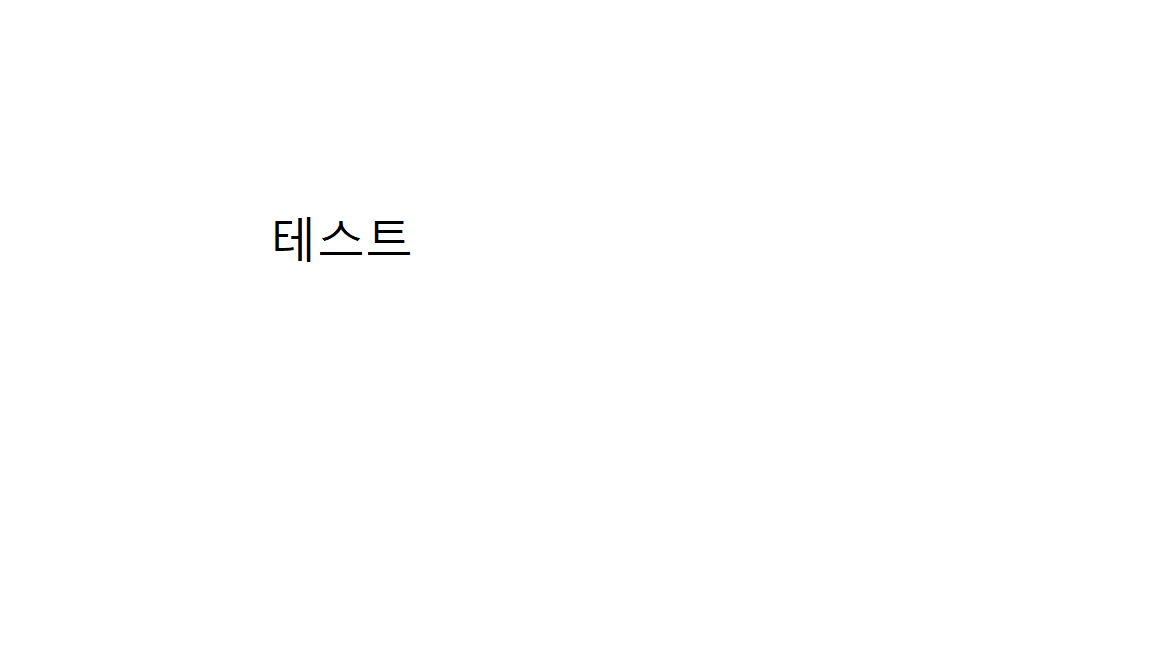
#> input picture test.png, 1152 x 648 px
$ python -i 02_test_onepage.py   (imports and definitions only)
#> lines starting #> are read from the running program, lines starting #| are printed output that depends on the picture; after the words box and inside, x2 and y2 are one past the last pixel; in counts of white or black regions, pixels touching at a corner belong together
#> further down, picture is the input picture: shape (648, 1152, 3); mean B, G, R 254.6, 254.6, 254.6
import os
import logging
import fitz
import cv2
import numpy as np
from PIL import Image
import pandas as pd
from openpyxl import Workbook
from openpyxl.styles import PatternFill, Font
import time
import gc

# 로깅 설정
# [5 lines not run here, left out]
logger = logging.getLogger(__name__)

class PDFHighlightAnalyzer:
    def __init__(self):
        """초기화"""
        logger.info("PDFHighlightAnalyzer 초기화 시작")
        try:
            # 색상 범위 정의 (HSV)
            self.color_ranges = {
                'yellow': [(20, 60, 60), (45, 255, 255)],
                'green': [(35, 60, 60), (85, 255, 255)],
                'blue': [(95, 60, 60), (145, 255, 255)]
            }
            logger.info("색상 범위 정의 완료")

        except Exception as e:
            logger.error(f"초기화 중 오류 발생: {str(e)}", exc_info=True)
            raise

    def detect_tables(self, image):
        """OpenCV를 사용한 표 감지"""
        try:
            # 그레이스케일 변환 및 이진화
            gray = cv2.cvtColor(image, cv2.COLOR_BGR2GRAY)
            thresh = cv2.threshold(gray, 0, 255, cv2.THRESH_BINARY_INV + cv2.THRESH_OTSU)[1]
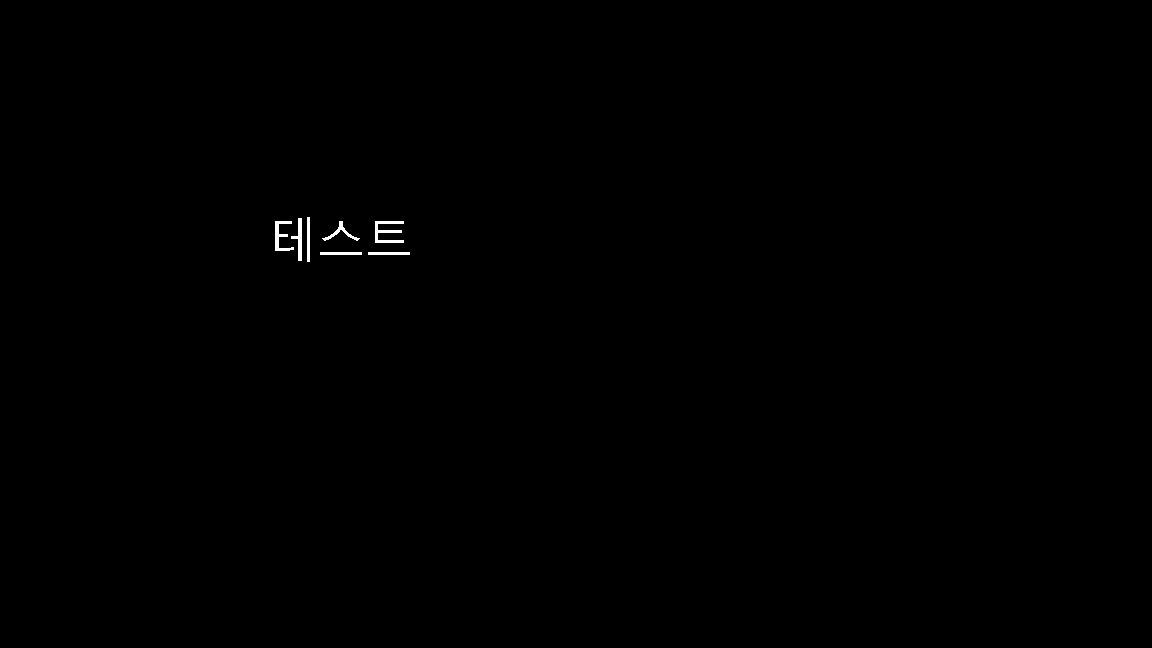
#> thresh: shape (648, 1152); 0.17% white; 7 white regions, largest, box (x1, y1, x2, y2) and area: (375, 221, 404, 243) 294, (275, 221, 294, 251) 230, (291, 218, 302, 261) 193

            # 수평/수직 선 감지
            horizontal_kernel = cv2.getStructuringElement(cv2.MORPH_RECT, (40,1))
            vertical_kernel = cv2.getStructuringElement(cv2.MORPH_RECT, (1,40))

            horizontal_lines = cv2.morphologyEx(thresh, cv2.MORPH_OPEN, horizontal_kernel)
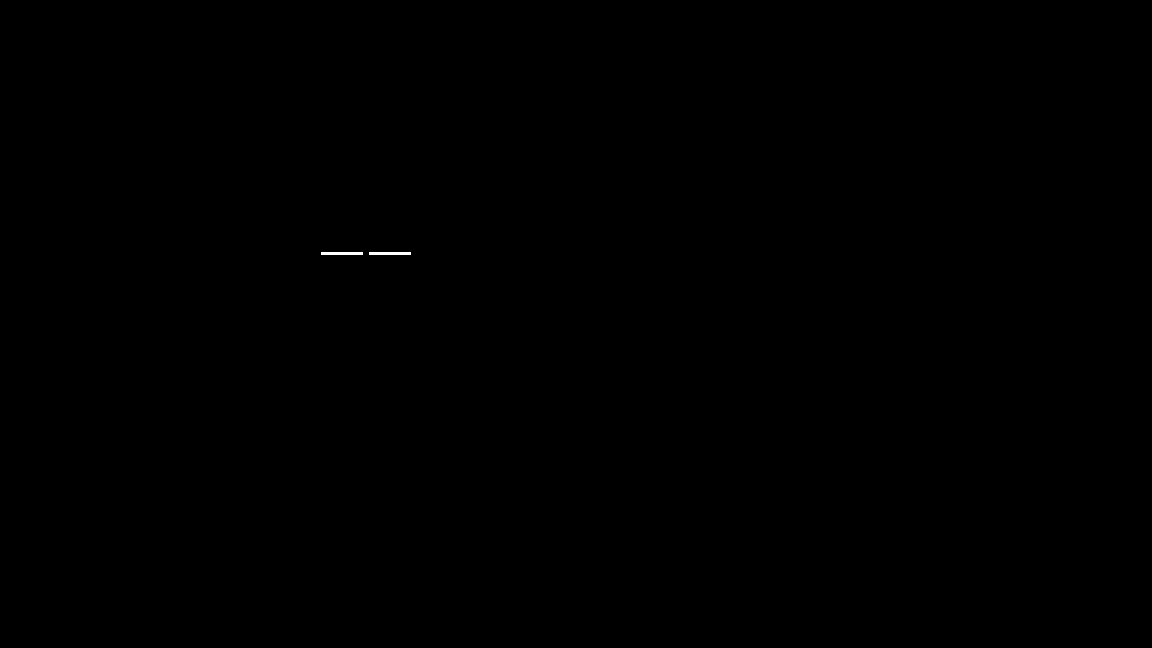
#> horizontal_lines: shape (648, 1152); 0.03% white; 2 white regions, box (x1, y1, x2, y2) and area: (321, 252, 363, 255) 126, (369, 252, 411, 255) 126
            vertical_lines = cv2.morphologyEx(thresh, cv2.MORPH_OPEN, vertical_kernel)
#> vertical_lines: shape (648, 1152); 0.04% white; 2 white regions, box (x1, y1, x2, y2) and area: (298, 219, 302, 262) 172, (307, 218, 310, 263) 135

            # 표 영역 찾기
            table_mask = cv2.add(horizontal_lines, vertical_lines)
#> table_mask: shape (648, 1152); 0.07% white; 4 white regions
            contours, _ = cv2.findContours(table_mask, cv2.RETR_EXTERNAL, cv2.CHAIN_APPROX_SIMPLE)
#> contours = 4 contours; box (x1, y1, x2, y2) and area: (298, 219, 302, 262) 126, (307, 218, 310, 263) 88, (369, 252, 411, 255) 82, (321, 252, 363, 255) 82

            tables = []
            for cnt in contours:
                x, y, w, h = cv2.boundingRect(cnt)
                if w > 100 and h > 100:  # 최소 크기 필터
                    tables.append({
                        'bbox': (x, y, w, h),
                        'image': image[y:y+h, x:x+w].copy()
                    })
#> this loop made 4 passes
#> (cnt, x, y, w, h) on passes 1 to 4: ([[369, 252], [369, 254], [410, 254], [410, 252]], 369, 252, 42, 3), ([[321, 252], [321, 254], [362, 254], [362, 252]], 321, 252, 42, 3), ([[298, 219], [298, 261], [301, 261], [301, 219]], 298, 219, 4, 43), ([[307, 218], [307, 262], [309, 262], [309, 218]], 307, 218, 3, 45)
#> after the loop, tables = []

            # 메모리 정리
            del gray, thresh, horizontal_lines, vertical_lines, table_mask
            gc.collect()

            return tables

        except Exception as e:
            logger.error(f"표 감지 중 오류: {str(e)}", exc_info=True)
            raise

    # [232 lines left out: functions detect_cells, analyze_color, extract_page_image, process_page, save_to_excel, main, not called in this run]

# [2 lines not run here, left out]

>>> import cv2
>>> picture = cv2.imread('test.png')
>>> result = PDFHighlightAnalyzer().detect_tables(picture)
#> result = []
